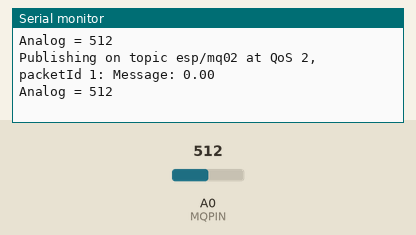
The sketch below on a simulated ESP8266 (NodeMCU). Shown: the last lines printed to the serial monitor. The inputs (shaded band) are chosen by the test bench; at power-on: A0 (MQPIN) = 512. WiFi joins after 1.5 s; servers stay silent unless stated; no MQTT or app messages arrive unless stated.

Above: at 1.2 s.
1.3 s: A0 (MQPIN) set to 0
At 1.9 s:
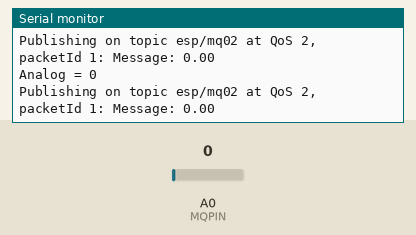
3.0 s: A0 (MQPIN) set to 122
At 3.9 s:
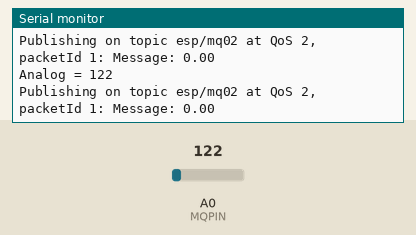
Timing chart, 0 to 6.0 s (numbered marks = the images above; inputs shaded):
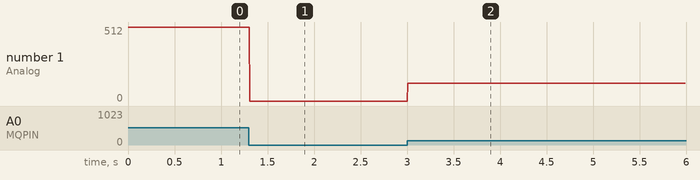

The sketch:

MQTT_MQ02_QoS_.ino
```cpp
#include <ESP8266WiFi.h>
#include <Ticker.h>
#include <AsyncMqttClient.h>

#define WIFI_SSID "ulfa"
#define WIFI_PASSWORD "akubaiknian"

#define MQTT_HOST IPAddress(192, 168, 43, 243) // Raspi Sari
#define MQTT_PORT 1883
#define MQTT_PUB_MQ02 "esp/mq02"
#define MQPIN A0

int nilaiAsap;

AsyncMqttClient mqttClient;
Ticker mqttReconnectTimer;

WiFiEventHandler wifiConnectHandler;
WiFiEventHandler wifiDisconnectHandler;
Ticker wifiReconnectTimer;

void connectToWifi() {
  Serial.println("Connecting to Wi-Fi...");
  WiFi.begin(WIFI_SSID, WIFI_PASSWORD);
}

void onWifiConnect(const WiFiEventStationModeGotIP& event) {
  Serial.println("Connected to Wi-Fi.");
  connectToMqtt();
}

void onWifiDisconnect(const WiFiEventStationModeDisconnected& event) {
  Serial.println("Disconnected from Wi-Fi.");
  mqttReconnectTimer.detach(); // ensure we don't reconnect to MQTT while reconnecting to Wi-Fi
  wifiReconnectTimer.once(2, connectToWifi);
}

void connectToMqtt() {
  Serial.println("Connecting to MQTT...");
  mqttClient.connect();
}

void onMqttConnect(bool sessionPresent) {
  Serial.println("Connected to MQTT.");
  Serial.print("Session present: ");
  Serial.println(sessionPresent);
}

void onMqttDisconnect(AsyncMqttClientDisconnectReason reason) {
  Serial.println("Disconnected from MQTT.");

  if (WiFi.isConnected()) {
    mqttReconnectTimer.once(2, connectToMqtt);
  }
}

void onMqttPublish(uint16_t packetId) {
  Serial.print("Publish acknowledged.");
  Serial.print("  packetId: ");
  Serial.println(packetId);
}

void setup() {
  Serial.begin(115200);
  Serial.println();

  wifiConnectHandler = WiFi.onStationModeGotIP(onWifiConnect);
  wifiDisconnectHandler = WiFi.onStationModeDisconnected(onWifiDisconnect);

  mqttClient.onConnect(onMqttConnect);
  mqttClient.onDisconnect(onMqttDisconnect);
  mqttClient.onPublish(onMqttPublish);
  mqttClient.setServer(MQTT_HOST, MQTT_PORT);

  connectToWifi();
}

void loop() {
  nilaiAsap = analogRead(MQPIN);
  uint16_t packetIdPub = mqttClient.publish(MQTT_PUB_MQ02, 2, true, String(nilaiAsap).c_str()); //

  Serial.printf("Publishing on topic %s at QoS 2, packetId %i: ", MQTT_PUB_MQ02, packetIdPub);
  Serial.printf("Message: %.2f \n", nilaiAsap);
  Serial.print("Analog = ");
  Serial.println(nilaiAsap);

  // ---- Parameter -----
  /*MQTT topic (const char*)
    QoS (uint8_t): quality of service – it can be 0, 1 or 2
    retain flag (bool): retain flag
    payload (const char*) – in this case, the payload corresponds to the sensor reading
  */
  // ---- Pengertian ----
  /*The QoS (quality of service) is a way to guarantee that the message is delivered. It can be one of the following levels:
    0: the message will be delivered once or not at all. The message is not acknowledged. There is no possibility of duplicated messages;
    1: the message will be delivered at least once, but may be delivered more than once;
    2: the message is always delivered exactly once;
  */

}
```

Measured:
- after the input at 1.3 s, the serial monitor: prints a new line at once (image 1)
- after the input at 3.0 s, the serial monitor: prints a new line at once (image 2)
- plotted number 1: 0 → 122 after the input at 3.0 s
